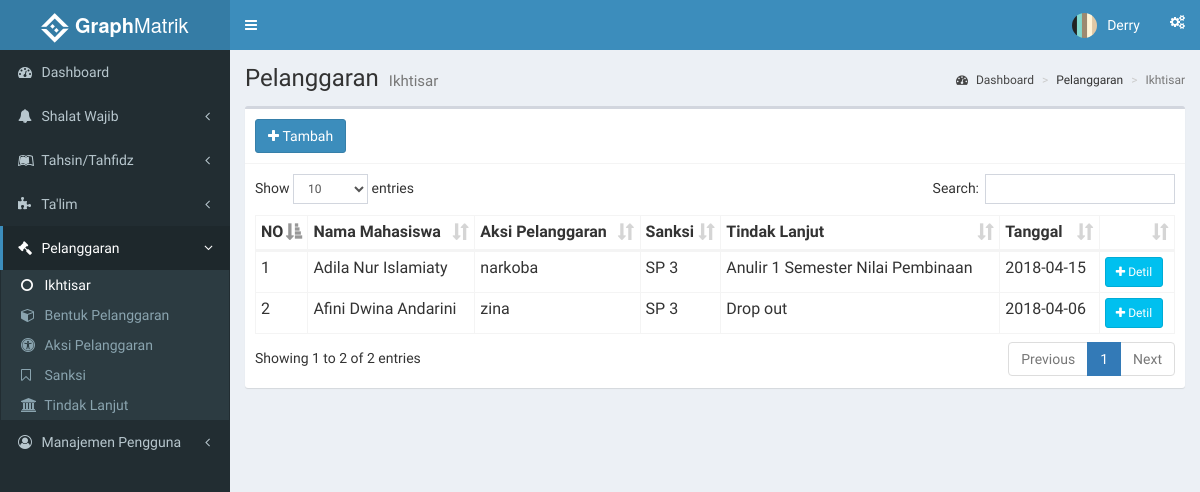
The page /index.php?page=pikhtisar (signed in) on the database its author committed.
### tables this page shows
CREATE TABLE `pmain` (
  `id_pelanggaran` int(11) NOT NULL,
  `id_mhsbinaan` int(11) DEFAULT NULL,
  `id_pbentuk` int(11) DEFAULT NULL,
  `id_paksi` int(11) DEFAULT NULL,
  `id_psanksi` int(11) DEFAULT NULL,
  `id_planjut` int(11) DEFAULT NULL,
  `deskripsi` varchar(255) DEFAULT NULL,
  `tanggal` date DEFAULT NULL
);

CREATE TABLE `paksi` (
  `id_paksi` int(11) NOT NULL,
  `id_pbentuk` int(11) DEFAULT NULL,
  `nama_aksi` varchar(50) DEFAULT NULL
);

CREATE TABLE `psanksi` (
  `id_psanksi` int(11) NOT NULL,
  `nama_sanksi` varchar(5) DEFAULT NULL,
  `bobot` varchar(20) DEFAULT NULL
);

CREATE TABLE `planjut` (
  `id_planjut` int(11) NOT NULL,
  `id_psanksi` int(11) DEFAULT NULL,
  `nama_tindaklanjut` varchar(50) DEFAULT NULL,
  `level` int(1) DEFAULT NULL
);

### functions.php (called while the page is built, shortened)
<?php
	function tampilPikhtisar(){
		$ambildata = mysql_query("SELECT id_pelanggaran, b.id_mahasiswa, b.namamhs, nama_bentuk, nama_aksi, nama_sanksi, nama_tindaklanjut, deskripsi, tanggal FROM pmain pm LEFT JOIN pbentuk pb ON pm.id_pbentuk = pb.id_pbentuk LEFT JOIN paksi pa ON pm.id_paksi = pa.id_paksi LEFT JOIN psanksi ps ON pm.id_psanksi = ps.id_psanksi LEFT JOIN planjut pl ON pm.id_planjut = pl.id_planjut LEFT JOIN( SELECT m.id_mahasiswa, m.nama AS namamhs, mb.id_mhsbinaan FROM m_binaan mb LEFT JOIN mahasiswa m ON mb.id_mahasiswa = m.id_mahasiswa ) b ON pm.id_mhsbinaan = b.id_mhsbinaan") or die(mysql_error());
		if (mysql_num_rows($ambildata) > 0) {
			while ($ad = mysql_fetch_assoc($ambildata))
				$data[] = $ad;
				return $data;
		} else{
			echo "Data pelanggaran masih kosong";
		}
	}
 ?>

### role/adminmatrik/pelanggaran/pikhtisar.php (the view, shortened to what this page needs)
<?php
  include 'functions.php';
 ?>
    <section class="content-header">
      <h1>
        Pelanggaran
        <small>Ikhtisar</small>
      </h1>
      <ol class="breadcrumb">
        <li><a href="index.php"><i class="fa fa-dashboard"></i> Dashboard</a></li>
        <li>Pelanggaran</li>
        <li class="active">Ikhtisar</li>
      </ol>
    </section>
    <section class="content">
      <div class="row">
        <div class="col-xs-12">
          <div class="box">
            <div class="box-header with-border">
             <a href="index.php?page=tambahp" class="btn btn-primary"><i class="fa fa-plus"></i>&nbsp;Tambah</a>
            </div>
            <div class="box-body">
              <table id="tablePelanggaran" class="table table-bordered table-hover table-condensed">
                <thead>
                  <tr>
                    <th>NO</th>
                    <th>Nama Mahasiswa</th>
                    <th>Aksi Pelanggaran</th>
                    <th>Sanksi</th>
                    <th>Tindak Lanjut</th>
                    <th>Tanggal</th>
                    <th></th>
                  </tr>
                </thead>
                <tbody>
                  <?php
                    $dataPikhtisar = tampilPikhtisar();
                    $no = 1;
                  if (is_array($dataPikhtisar) || is_object($dataPikhtisar)){
                    foreach($dataPikhtisar as $row){
                   ?>
                <tr>
                  <td><?php echo $no; ?></td>
                  <td><?php echo $row['namamhs']; ?></td>
                  <td><?php echo $row['nama_aksi']; ?></td>
                  <td><?php echo $row['nama_sanksi']; ?></td>
                  <td><?php echo $row['nama_tindaklanjut']; ?></td>
                  <td><?php echo $row['tanggal']; ?></td>
                  <td><a class="btn btn-info btn-sm" href="index.php?page=pdetail&id=<?php echo $row['id_pelanggaran']; ?>"><i class="fa fa-plus"></i>&nbsp;Detil</a></td>
                </tr>
                 <?php
                   $no++; }
                  }
                ?>
                </tbody>
              </table>
            </div>
          </div>
        </div>
      </div>
    </section>

### rows shown on the page
pmain: namamhs "Adila Nur Islamiaty", id_paksi.nama_aksi "narkoba", id_psanksi.nama_sanksi "SP 3", id_planjut.nama_tindaklanjut "Anulir 1 Semester Nilai Pembinaan", tanggal "2018-04-15"
pmain: namamhs "Afini Dwina Andarini", id_paksi.nama_aksi "zina", id_psanksi.nama_sanksi "SP 3", id_planjut.nama_tindaklanjut "Drop out", tanggal "2018-04-06"

### other values the page prints
$_SESSION['nama'] "Derry"
